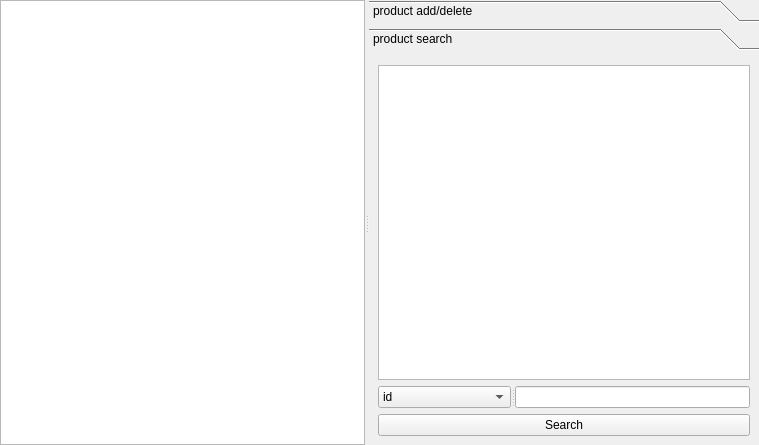
<?xml version="1.0" encoding="UTF-8"?>
<ui version="4.0">
 <class>ProductUI</class>
 <widget class="QWidget" name="ProductUI">
  <property name="geometry">
   <rect>
    <x>0</x>
    <y>0</y>
    <width>759</width>
    <height>445</height>
   </rect>
  </property>
  <property name="windowTitle">
   <string>Form</string>
  </property>
  <layout class="QHBoxLayout" name="horizontalLayout_4">
   <property name="leftMargin">
    <number>0</number>
   </property>
   <property name="topMargin">
    <number>0</number>
   </property>
   <property name="rightMargin">
    <number>0</number>
   </property>
   <property name="bottomMargin">
    <number>0</number>
   </property>
   <item>
    <widget class="QSplitter" name="splitter_2">
     <property name="orientation">
      <enum>Qt::Orientation::Horizontal</enum>
     </property>
     <widget class="QTableView" name="MainTableView">
      <property name="mouseTracking">
       <bool>true</bool>
      </property>
     </widget>
     <widget class="QToolBox" name="PToolBox">
      <property name="currentIndex">
       <number>1</number>
      </property>
      <widget class="QWidget" name="ProductAdd">
       <property name="geometry">
        <rect>
         <x>0</x>
         <y>0</y>
         <width>387</width>
         <height>397</height>
        </rect>
       </property>
       <attribute name="label">
        <string>product add/delete</string>
       </attribute>
       <layout class="QGridLayout" name="gridLayout">
        <item row="0" column="0">
         <layout class="QHBoxLayout" name="horizontalLayout">
          <item>
           <widget class="QLabel" name="PIDlabel">
            <property name="maximumSize">
             <size>
              <width>16777215</width>
              <height>20</height>
             </size>
            </property>
            <property name="text">
             <string>PID</string>
            </property>
           </widget>
          </item>
          <item>
           <widget class="QLineEdit" name="PIDLineEdit"/>
          </item>
         </layout>
        </item>
        <item row="1" column="0">
         <layout class="QHBoxLayout" name="horizontalLayout_2">
          <item>
           <widget class="QLabel" name="NameLabel">
            <property name="maximumSize">
             <size>
              <width>16777215</width>
              <height>20</height>
             </size>
            </property>
            <property name="text">
             <string>name</string>
            </property>
           </widget>
          </item>
          <item>
           <widget class="QLineEdit" name="NameLineEdit"/>
          </item>
         </layout>
        </item>
        <item row="2" column="0">
         <layout class="QHBoxLayout" name="horizontalLayout_3">
          <item>
           <widget class="QLabel" name="PriceLabel">
            <property name="maximumSize">
             <size>
              <width>16777215</width>
              <height>20</height>
             </size>
            </property>
            <property name="text">
             <string>cost</string>
            </property>
           </widget>
          </item>
          <item>
           <widget class="QLineEdit" name="PriceLineEdit"/>
          </item>
         </layout>
        </item>
        <item row="3" column="0">
         <layout class="QHBoxLayout" name="horizontalLayout_5">
          <item>
           <widget class="QLabel" name="CntLabel">
            <property name="maximumSize">
             <size>
              <width>16777215</width>
              <height>20</height>
             </size>
            </property>
            <property name="text">
             <string>count</string>
            </property>
           </widget>
          </item>
          <item>
           <widget class="QLineEdit" name="CntLineEdit"/>
          </item>
         </layout>
        </item>
        <item row="4" column="0">
         <widget class="QLabel" name="ImageLabel">
          <property name="minimumSize">
           <size>
            <width>150</width>
            <height>150</height>
           </size>
          </property>
          <property name="text">
           <string>preview</string>
          </property>
          <property name="alignment">
           <set>Qt::AlignmentFlag::AlignCenter</set>
          </property>
         </widget>
        </item>
        <item row="5" column="0">
         <widget class="QPushButton" name="ImageButton">
          <property name="text">
           <string>add image</string>
          </property>
         </widget>
        </item>
        <item row="6" column="0">
         <widget class="QPushButton" name="AddButton">
          <property name="text">
           <string>add / change product</string>
          </property>
         </widget>
        </item>
        <item row="7" column="0">
         <widget class="QPushButton" name="DeleteButton">
          <property name="text">
           <string>delete product</string>
          </property>
         </widget>
        </item>
       </layout>
      </widget>
      <widget class="QWidget" name="ProductSearch">
       <property name="geometry">
        <rect>
         <x>0</x>
         <y>0</y>
         <width>387</width>
         <height>397</height>
        </rect>
       </property>
       <attribute name="label">
        <string>product search</string>
       </attribute>
       <layout class="QVBoxLayout" name="verticalLayout">
        <item>
         <widget class="QTableView" name="SearchTableView">
          <property name="mouseTracking">
           <bool>true</bool>
          </property>
         </widget>
        </item>
        <item>
         <widget class="QSplitter" name="splitter">
          <property name="orientation">
           <enum>Qt::Orientation::Horizontal</enum>
          </property>
          <widget class="QComboBox" name="SearchComboBox">
           <item>
            <property name="text">
             <string>id</string>
            </property>
           </item>
           <item>
            <property name="text">
             <string>name</string>
            </property>
           </item>
           <item>
            <property name="text">
             <string>price</string>
            </property>
           </item>
           <item>
            <property name="text">
             <string>cnt</string>
            </property>
           </item>
          </widget>
          <widget class="QLineEdit" name="SearchLineEdit"/>
         </widget>
        </item>
        <item>
         <widget class="QPushButton" name="SearchButton">
          <property name="text">
           <string>Search</string>
          </property>
         </widget>
        </item>
       </layout>
      </widget>
     </widget>
    </widget>
   </item>
  </layout>
 </widget>
 <resources/>
 <connections/>
</ui>
